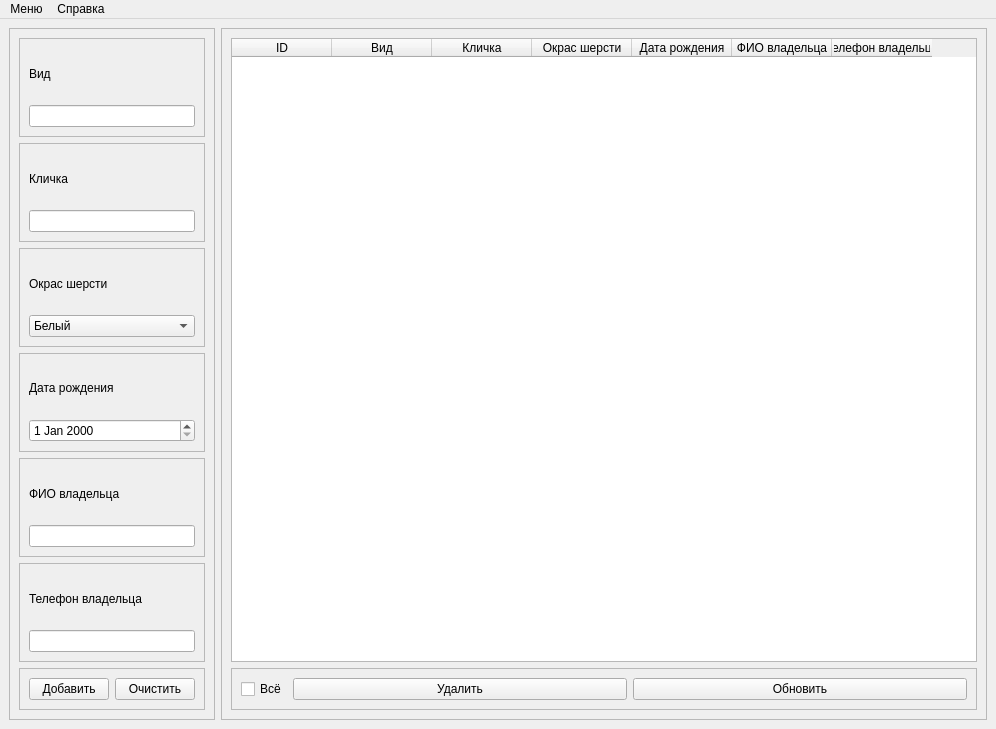
<?xml version="1.0" encoding="UTF-8"?>
<ui version="4.0">
 <class>MainWindow</class>
 <widget class="QMainWindow" name="MainWindow">
  <property name="geometry">
   <rect>
    <x>0</x>
    <y>0</y>
    <width>996</width>
    <height>729</height>
   </rect>
  </property>
  <property name="windowTitle">
   <string>Lab 7</string>
  </property>
  <widget class="QWidget" name="centralwidget">
   <layout class="QHBoxLayout" name="horizontalLayout_3">
    <item>
     <widget class="QFrame" name="frame">
      <property name="sizePolicy">
       <sizepolicy hsizetype="Maximum" vsizetype="Preferred">
        <horstretch>0</horstretch>
        <verstretch>0</verstretch>
       </sizepolicy>
      </property>
      <property name="minimumSize">
       <size>
        <width>0</width>
        <height>0</height>
       </size>
      </property>
      <property name="frameShape">
       <enum>QFrame::StyledPanel</enum>
      </property>
      <property name="frameShadow">
       <enum>QFrame::Raised</enum>
      </property>
      <layout class="QVBoxLayout" name="verticalLayout">
       <item>
        <widget class="QFrame" name="input_type_box">
         <property name="frameShape">
          <enum>QFrame::StyledPanel</enum>
         </property>
         <property name="frameShadow">
          <enum>QFrame::Raised</enum>
         </property>
         <layout class="QVBoxLayout" name="verticalLayout_2">
          <item>
           <widget class="QLabel" name="label_2">
            <property name="text">
             <string>Вид</string>
            </property>
           </widget>
          </item>
          <item>
           <widget class="QLineEdit" name="edit_type"/>
          </item>
         </layout>
        </widget>
       </item>
       <item>
        <widget class="QFrame" name="input_nick_box">
         <property name="frameShape">
          <enum>QFrame::StyledPanel</enum>
         </property>
         <property name="frameShadow">
          <enum>QFrame::Raised</enum>
         </property>
         <layout class="QVBoxLayout" name="verticalLayout_3">
          <item>
           <widget class="QLabel" name="label_3">
            <property name="text">
             <string>Кличка</string>
            </property>
           </widget>
          </item>
          <item>
           <widget class="QLineEdit" name="edit_nick"/>
          </item>
         </layout>
        </widget>
       </item>
       <item>
        <widget class="QFrame" name="input_color_box">
         <property name="frameShape">
          <enum>QFrame::StyledPanel</enum>
         </property>
         <property name="frameShadow">
          <enum>QFrame::Raised</enum>
         </property>
         <layout class="QVBoxLayout" name="verticalLayout_4">
          <item>
           <widget class="QLabel" name="label_4">
            <property name="text">
             <string>Окрас шерсти</string>
            </property>
           </widget>
          </item>
          <item>
           <widget class="QComboBox" name="box_color">
            <item>
             <property name="text">
              <string>Белый</string>
             </property>
            </item>
            <item>
             <property name="text">
              <string>Чёрный</string>
             </property>
            </item>
            <item>
             <property name="text">
              <string>Серый</string>
             </property>
            </item>
            <item>
             <property name="text">
              <string>Коричневый</string>
             </property>
            </item>
            <item>
             <property name="text">
              <string>Рыжий</string>
             </property>
            </item>
            <item>
             <property name="text">
              <string>Другое</string>
             </property>
            </item>
           </widget>
          </item>
         </layout>
        </widget>
       </item>
       <item>
        <widget class="QFrame" name="input_birthday_box">
         <property name="frameShape">
          <enum>QFrame::StyledPanel</enum>
         </property>
         <property name="frameShadow">
          <enum>QFrame::Raised</enum>
         </property>
         <layout class="QVBoxLayout" name="verticalLayout_5">
          <item>
           <widget class="QLabel" name="label_5">
            <property name="text">
             <string>Дата рождения</string>
            </property>
           </widget>
          </item>
          <item>
           <widget class="QDateEdit" name="dateEdit"/>
          </item>
         </layout>
        </widget>
       </item>
       <item>
        <widget class="QFrame" name="input_owner_box">
         <property name="frameShape">
          <enum>QFrame::StyledPanel</enum>
         </property>
         <property name="frameShadow">
          <enum>QFrame::Raised</enum>
         </property>
         <layout class="QVBoxLayout" name="verticalLayout_7">
          <item>
           <widget class="QLabel" name="label_6">
            <property name="text">
             <string>ФИО владельца</string>
            </property>
           </widget>
          </item>
          <item>
           <widget class="QLineEdit" name="edit_owner"/>
          </item>
         </layout>
        </widget>
       </item>
       <item>
        <widget class="QFrame" name="input_phone_box">
         <property name="frameShape">
          <enum>QFrame::StyledPanel</enum>
         </property>
         <property name="frameShadow">
          <enum>QFrame::Raised</enum>
         </property>
         <layout class="QVBoxLayout" name="verticalLayout_8">
          <item>
           <widget class="QLabel" name="label_7">
            <property name="text">
             <string>Телефон владельца</string>
            </property>
           </widget>
          </item>
          <item>
           <widget class="QLineEdit" name="edit_phone"/>
          </item>
         </layout>
        </widget>
       </item>
       <item>
        <widget class="QFrame" name="btns_frame">
         <property name="sizePolicy">
          <sizepolicy hsizetype="Preferred" vsizetype="Maximum">
           <horstretch>0</horstretch>
           <verstretch>0</verstretch>
          </sizepolicy>
         </property>
         <property name="frameShape">
          <enum>QFrame::StyledPanel</enum>
         </property>
         <property name="frameShadow">
          <enum>QFrame::Raised</enum>
         </property>
         <layout class="QHBoxLayout" name="horizontalLayout">
          <item>
           <widget class="QPushButton" name="btnAdd">
            <property name="text">
             <string>Добавить</string>
            </property>
           </widget>
          </item>
          <item>
           <widget class="QPushButton" name="btnClear">
            <property name="text">
             <string>Очистить</string>
            </property>
           </widget>
          </item>
         </layout>
        </widget>
       </item>
      </layout>
     </widget>
    </item>
    <item>
     <widget class="QFrame" name="frame_3">
      <property name="sizePolicy">
       <sizepolicy hsizetype="Preferred" vsizetype="Preferred">
        <horstretch>0</horstretch>
        <verstretch>0</verstretch>
       </sizepolicy>
      </property>
      <property name="frameShape">
       <enum>QFrame::StyledPanel</enum>
      </property>
      <property name="frameShadow">
       <enum>QFrame::Raised</enum>
      </property>
      <layout class="QVBoxLayout" name="verticalLayout_6">
       <item>
        <widget class="QTableWidget" name="mainTable">
         <property name="selectionBehavior">
          <enum>QAbstractItemView::SelectRows</enum>
         </property>
         <property name="showGrid">
          <bool>true</bool>
         </property>
         <attribute name="horizontalHeaderVisible">
          <bool>true</bool>
         </attribute>
         <attribute name="horizontalHeaderCascadingSectionResizes">
          <bool>true</bool>
         </attribute>
         <attribute name="horizontalHeaderShowSortIndicator" stdset="0">
          <bool>false</bool>
         </attribute>
         <attribute name="horizontalHeaderStretchLastSection">
          <bool>false</bool>
         </attribute>
         <column>
          <property name="text">
           <string>ID</string>
          </property>
         </column>
         <column>
          <property name="text">
           <string>Вид</string>
          </property>
         </column>
         <column>
          <property name="text">
           <string>Кличка</string>
          </property>
         </column>
         <column>
          <property name="text">
           <string>Окрас шерсти</string>
          </property>
         </column>
         <column>
          <property name="text">
           <string>Дата рождения</string>
          </property>
         </column>
         <column>
          <property name="text">
           <string>ФИО владельца</string>
          </property>
         </column>
         <column>
          <property name="text">
           <string>Телефон владельца</string>
          </property>
         </column>
        </widget>
       </item>
       <item>
        <widget class="QFrame" name="frame_2">
         <property name="frameShape">
          <enum>QFrame::StyledPanel</enum>
         </property>
         <property name="frameShadow">
          <enum>QFrame::Raised</enum>
         </property>
         <layout class="QHBoxLayout" name="horizontalLayout_2">
          <item>
           <widget class="QCheckBox" name="cbAll">
            <property name="sizePolicy">
             <sizepolicy hsizetype="Maximum" vsizetype="Minimum">
              <horstretch>0</horstretch>
              <verstretch>0</verstretch>
             </sizepolicy>
            </property>
            <property name="text">
             <string>Всё</string>
            </property>
           </widget>
          </item>
          <item>
           <widget class="QPushButton" name="btnDelete">
            <property name="text">
             <string>Удалить</string>
            </property>
           </widget>
          </item>
          <item>
           <widget class="QPushButton" name="btn_update">
            <property name="text">
             <string>Обновить</string>
            </property>
           </widget>
          </item>
         </layout>
        </widget>
       </item>
      </layout>
     </widget>
    </item>
   </layout>
  </widget>
  <widget class="QMenuBar" name="menuBar">
   <property name="geometry">
    <rect>
     <x>0</x>
     <y>0</y>
     <width>996</width>
     <height>26</height>
    </rect>
   </property>
   <widget class="QMenu" name="mainMenu">
    <property name="tearOffEnabled">
     <bool>false</bool>
    </property>
    <property name="title">
     <string>Меню</string>
    </property>
    <addaction name="searchAct"/>
    <addaction name="separator"/>
    <addaction name="actQuit"/>
   </widget>
   <widget class="QMenu" name="menu">
    <property name="title">
     <string>Справка</string>
    </property>
    <addaction name="actAbout"/>
   </widget>
   <addaction name="mainMenu"/>
   <addaction name="menu"/>
  </widget>
  <action name="searchAct">
   <property name="text">
    <string>Поиск</string>
   </property>
  </action>
  <action name="actCreate">
   <property name="text">
    <string>Создать</string>
   </property>
  </action>
  <action name="actSave">
   <property name="text">
    <string>Сохранить</string>
   </property>
  </action>
  <action name="actSaveAs">
   <property name="text">
    <string>Сохранить как...</string>
   </property>
  </action>
  <action name="actOpen">
   <property name="text">
    <string>Открыть</string>
   </property>
  </action>
  <action name="actQuit">
   <property name="text">
    <string>Выход</string>
   </property>
  </action>
  <action name="actAbout">
   <property name="text">
    <string>О программе</string>
   </property>
  </action>
 </widget>
 <resources/>
 <connections>
  <connection>
   <sender>btnClear</sender>
   <signal>clicked()</signal>
   <receiver>edit_phone</receiver>
   <slot>clear()</slot>
   <hints>
    <hint type="sourcelabel">
     <x>227</x>
     <y>693</y>
    </hint>
    <hint type="destinationlabel">
     <x>212</x>
     <y>634</y>
    </hint>
   </hints>
  </connection>
  <connection>
   <sender>btnClear</sender>
   <signal>clicked()</signal>
   <receiver>edit_owner</receiver>
   <slot>clear()</slot>
   <hints>
    <hint type="sourcelabel">
     <x>227</x>
     <y>693</y>
    </hint>
    <hint type="destinationlabel">
     <x>227</x>
     <y>533</y>
    </hint>
   </hints>
  </connection>
  <connection>
   <sender>btnClear</sender>
   <signal>clicked()</signal>
   <receiver>edit_nick</receiver>
   <slot>clear()</slot>
   <hints>
    <hint type="sourcelabel">
     <x>227</x>
     <y>693</y>
    </hint>
    <hint type="destinationlabel">
     <x>222</x>
     <y>231</y>
    </hint>
   </hints>
  </connection>
  <connection>
   <sender>btnClear</sender>
   <signal>clicked()</signal>
   <receiver>edit_type</receiver>
   <slot>clear()</slot>
   <hints>
    <hint type="sourcelabel">
     <x>227</x>
     <y>693</y>
    </hint>
    <hint type="destinationlabel">
     <x>217</x>
     <y>130</y>
    </hint>
   </hints>
  </connection>
 </connections>
</ui>
